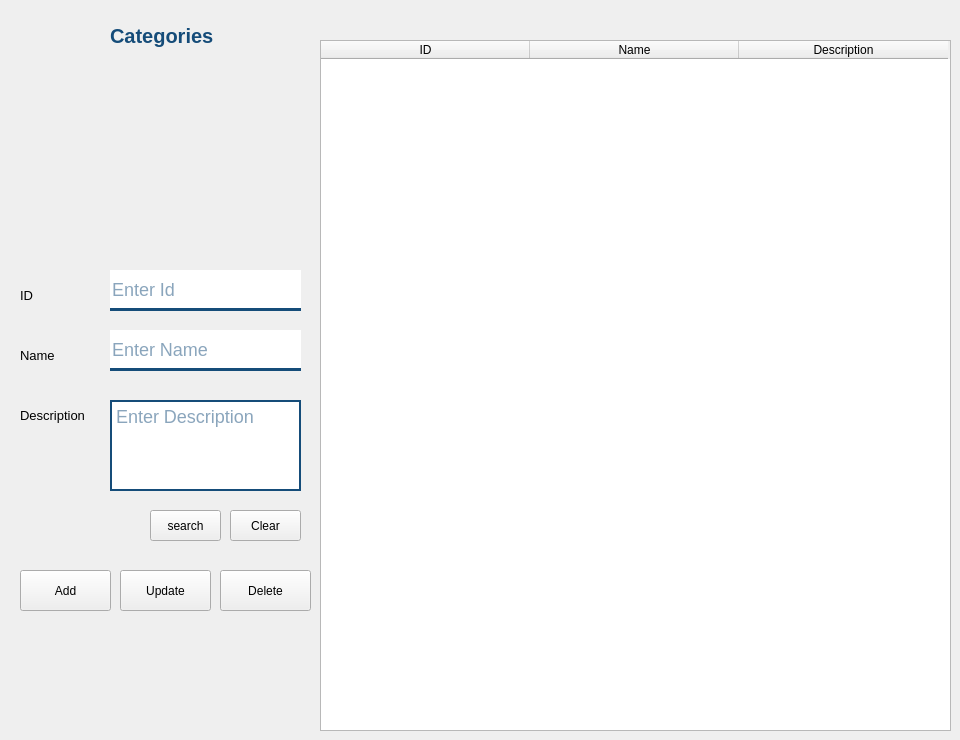
   <widget class="QWidget" name="categories_frame">
    <widget class="QLabel" name="label_27">
     <property name="geometry">
      <rect>
       <x>110</x>
       <y>20</y>
       <width>111</width>
       <height>31</height>
      </rect>
     </property>
     <property name="styleSheet">
      <string notr="true">color: #154c79;
font-size: 20px;
font: bold;
</string>
     </property>
     <property name="text">
      <string>Categories</string>
     </property>
    </widget>
    <widget class="QLabel" name="label_20">
     <property name="geometry">
      <rect>
       <x>90</x>
       <y>60</y>
       <width>141</width>
       <height>131</height>
      </rect>
     </property>
     <property name="text">
      <string/>
     </property>
     <property name="pixmap">
      <pixmap resource="icons/icons.qrc">:/icons/categories_c.png</pixmap>
     </property>
     <property name="scaledContents">
      <bool>true</bool>
     </property>
    </widget>
    <widget class="QLineEdit" name="category_name">
     <property name="geometry">
      <rect>
       <x>110</x>
       <y>330</y>
       <width>191</width>
       <height>41</height>
      </rect>
     </property>
     <property name="statusTip">
      <string>del</string>
     </property>
     <property name="styleSheet">
      <string notr="true">border: none;
border-bottom: 3px solid #154c79;
color: #154c79;
font-size: 18px;</string>
     </property>
     <property name="placeholderText">
      <string>Enter Name</string>
     </property>
    </widget>
    <widget class="QLineEdit" name="category_id">
     <property name="geometry">
      <rect>
       <x>110</x>
       <y>270</y>
       <width>191</width>
       <height>41</height>
      </rect>
     </property>
     <property name="statusTip">
      <string>del</string>
     </property>
     <property name="styleSheet">
      <string notr="true">border: none;
border-bottom: 3px solid #154c79;
color: #154c79;
font-size: 18px;</string>
     </property>
     <property name="placeholderText">
      <string>Enter Id</string>
     </property>
    </widget>
    <widget class="QLabel" name="label_28">
     <property name="geometry">
      <rect>
       <x>20</x>
       <y>400</y>
       <width>91</width>
       <height>31</height>
      </rect>
     </property>
     <property name="font">
      <font>
       <pointsize>10</pointsize>
      </font>
     </property>
     <property name="text">
      <string>Description</string>
     </property>
    </widget>
    <widget class="QLabel" name="label_29">
     <property name="geometry">
      <rect>
       <x>20</x>
       <y>340</y>
       <width>51</width>
       <height>31</height>
      </rect>
     </property>
     <property name="font">
      <font>
       <pointsize>10</pointsize>
      </font>
     </property>
     <property name="text">
      <string>Name</string>
     </property>
    </widget>
    <widget class="QLabel" name="label_30">
     <property name="geometry">
      <rect>
       <x>20</x>
       <y>280</y>
       <width>51</width>
       <height>31</height>
      </rect>
     </property>
     <property name="font">
      <font>
       <pointsize>10</pointsize>
      </font>
     </property>
     <property name="text">
      <string>ID</string>
     </property>
    </widget>
    <widget class="QPushButton" name="categories_clear_btn">
     <property name="geometry">
      <rect>
       <x>230</x>
       <y>510</y>
       <width>71</width>
       <height>31</height>
      </rect>
     </property>
     <property name="statusTip">
      <string>btn_frm</string>
     </property>
     <property name="styleSheet">
      <string notr="true"/>
     </property>
     <property name="text">
      <string>Clear</string>
     </property>
    </widget>
    <widget class="QPushButton" name="categories_add_btn">
     <property name="geometry">
      <rect>
       <x>20</x>
       <y>570</y>
       <width>91</width>
       <height>41</height>
      </rect>
     </property>
     <property name="statusTip">
      <string>btn_frm</string>
     </property>
     <property name="styleSheet">
      <string notr="true"/>
     </property>
     <property name="text">
      <string>Add</string>
     </property>
    </widget>
    <widget class="QPushButton" name="categories_update_btn">
     <property name="geometry">
      <rect>
       <x>120</x>
       <y>570</y>
       <width>91</width>
       <height>41</height>
      </rect>
     </property>
     <property name="statusTip">
      <string>btn_frm</string>
     </property>
     <property name="styleSheet">
      <string notr="true"/>
     </property>
     <property name="text">
      <string>Update</string>
     </property>
    </widget>
    <widget class="QPushButton" name="categories_delete_btn">
     <property name="geometry">
      <rect>
       <x>220</x>
       <y>570</y>
       <width>91</width>
       <height>41</height>
      </rect>
     </property>
     <property name="statusTip">
      <string>btn_frm</string>
     </property>
     <property name="styleSheet">
      <string notr="true"/>
     </property>
     <property name="text">
      <string>Delete</string>
     </property>
    </widget>
    <widget class="QTableWidget" name="categories_table">
     <property name="enabled">
      <bool>true</bool>
     </property>
     <property name="geometry">
      <rect>
       <x>320</x>
       <y>40</y>
       <width>631</width>
       <height>691</height>
      </rect>
     </property>
     <property name="contextMenuPolicy">
      <enum>Qt::PreventContextMenu</enum>
     </property>
     <property name="acceptDrops">
      <bool>false</bool>
     </property>
     <property name="statusTip">
      <string notr="true"/>
     </property>
     <property name="layoutDirection">
      <enum>Qt::LeftToRight</enum>
     </property>
     <property name="autoFillBackground">
      <bool>true</bool>
     </property>
     <property name="sizeAdjustPolicy">
      <enum>QAbstractScrollArea::AdjustToContents</enum>
     </property>
     <property name="alternatingRowColors">
      <bool>true</bool>
     </property>
     <property name="selectionMode">
      <enum>QAbstractItemView::SingleSelection</enum>
     </property>
     <property name="selectionBehavior">
      <enum>QAbstractItemView::SelectRows</enum>
     </property>
     <property name="gridStyle">
      <enum>Qt::SolidLine</enum>
     </property>
     <property name="cornerButtonEnabled">
      <bool>false</bool>
     </property>
     <attribute name="horizontalHeaderDefaultSectionSize">
      <number>209</number>
     </attribute>
     <attribute name="verticalHeaderVisible">
      <bool>false</bool>
     </attribute>
     <column>
      <property name="text">
       <string>ID</string>
      </property>
     </column>
     <column>
      <property name="text">
       <string>Name</string>
      </property>
     </column>
     <column>
      <property name="text">
       <string>Description</string>
      </property>
     </column>
    </widget>
    <widget class="QPushButton" name="categories_search_btn">
     <property name="geometry">
      <rect>
       <x>150</x>
       <y>510</y>
       <width>71</width>
       <height>31</height>
      </rect>
     </property>
     <property name="statusTip">
      <string>btn_frm</string>
     </property>
     <property name="styleSheet">
      <string notr="true"/>
     </property>
     <property name="text">
      <string>search</string>
     </property>
    </widget>
    <widget class="QTextEdit" name="category_description">
     <property name="geometry">
      <rect>
       <x>110</x>
       <y>400</y>
       <width>191</width>
       <height>91</height>
      </rect>
     </property>
     <property name="statusTip">
      <string>del</string>
     </property>
     <property name="styleSheet">
      <string notr="true">border: 2px solid #154c79;
color: #154c79;
font-size: 18px;</string>
     </property>
     <property name="placeholderText">
      <string>Enter Description</string>
     </property>
    </widget>
   </widget>
